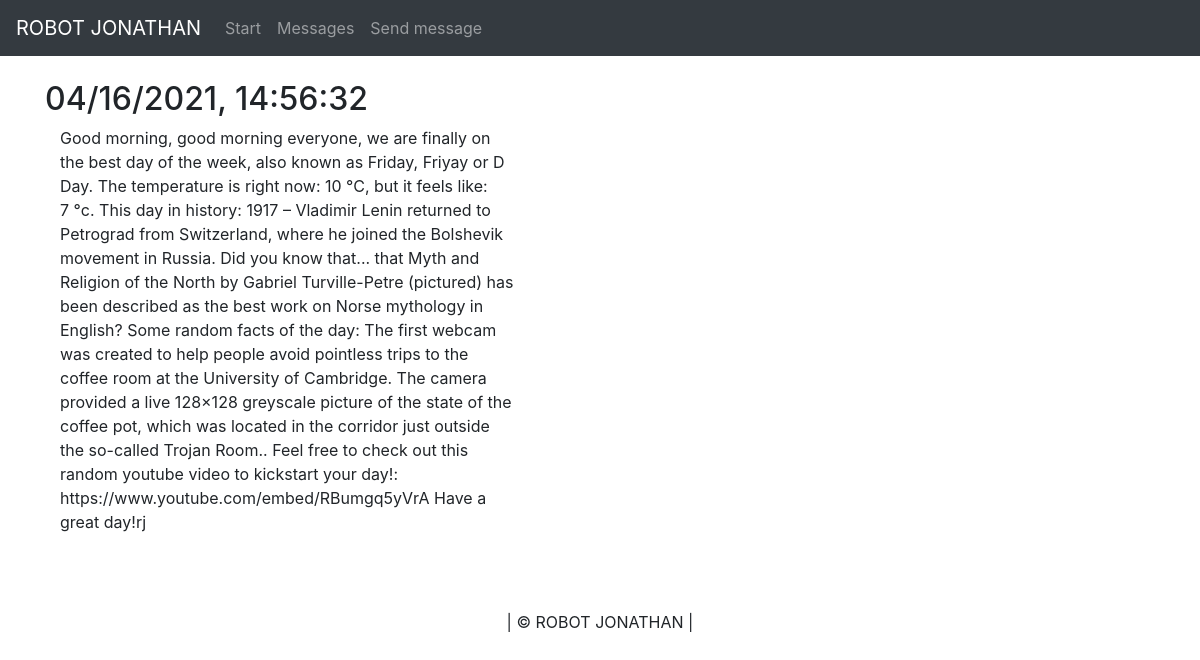
The app's page /messages/4 with its own data.
### robot/models.py (models this page shows, shortened)
class Message(db.Model):
	__tablename__ = 'messages'
	id = db.Column(db.Integer, primary_key=True)
	message = db.Column(db.String(), nullable=False)
	created = db.Column(db.String(), nullable=False)

### robot/messages/views.py (the view)
@messages.route('/messages/<int:message_id>')
def message(message_id):
	message = Message.query.get_or_404(message_id)
	return render_template('message.html', message=message)

### robot/templates/message.html (shortened to what this page needs)
{% extends "base.html" %}
{% block content %}
<div class="container">
  <h2>{{message.created}}</h2>
    <div class="row">
        <div class="col-md-8">
            <div class="col-md-8">
                <dd>
                    {{message.message}}
                </dd>
            </div>
        </div>
    </div>
    </div>
{% endblock %}

### records on screen
Message: created "04/16/2021, 14:56:32", message "Good morning, good morning everyone, we are finally on the best day of the week, also known as Friday, Friyay or D Day. The temperature is right now: 10 °C, but it feels like: 7 °c. This day in history: 1917 – Vladimir Lenin returned to Petrograd from Switzerland, where he joined the Bolshevik movement in Russia. Did you know that... that Myth and Religion of the North by Gabriel Turville-Petre (pictured) has been described as the best work on Norse mythology in English? Some random facts of the day: The first webcam was created to help people avoid pointless trips to the coffee room at the University of Cambridge. The camera provided a live 128×128 greyscale picture of the state of the…"
